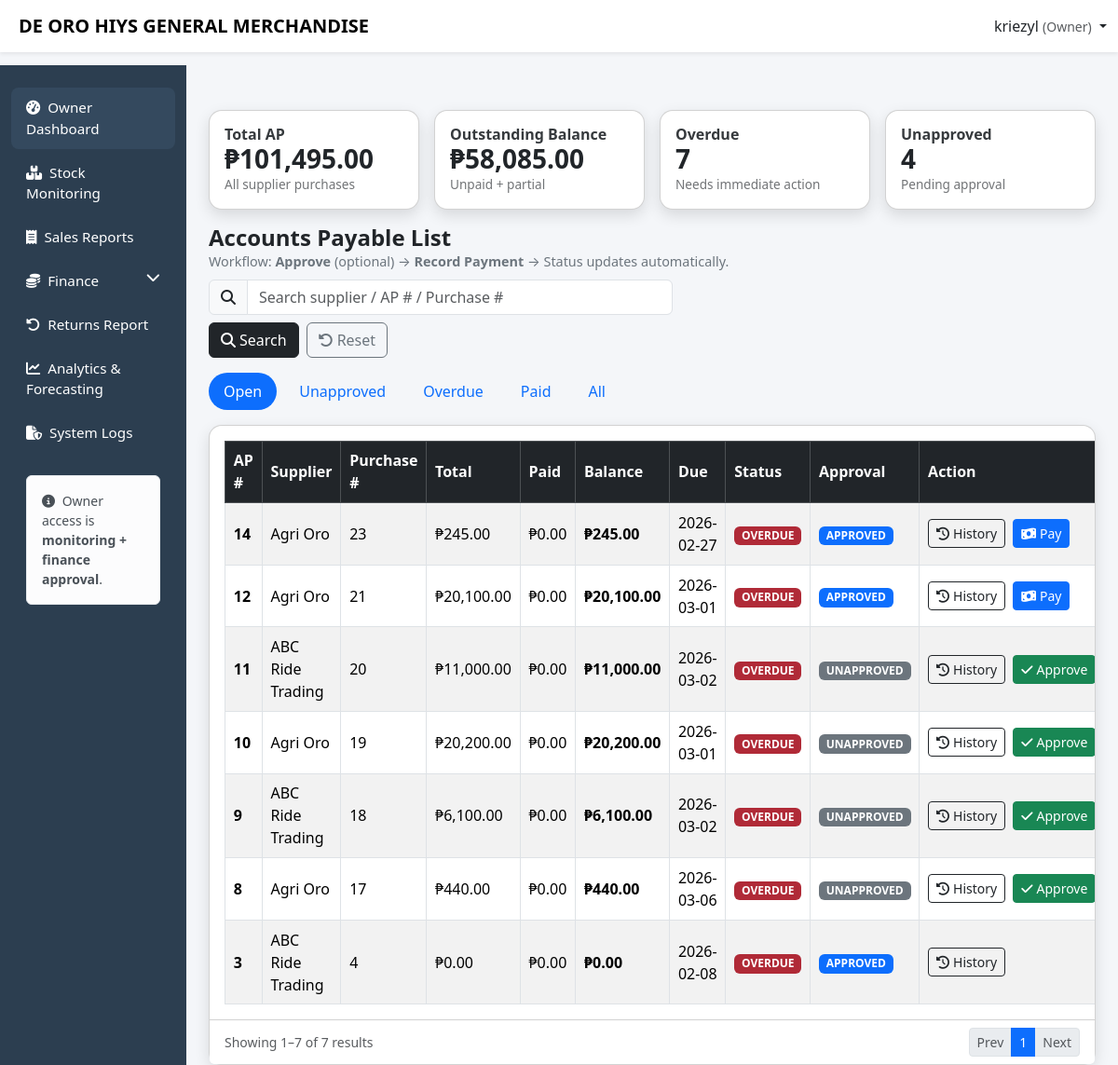
The page /ricesales_stock_monitoring/capstone/owner/supplier_payables.php (signed in) on the database its author committed.
### tables this page shows
CREATE TABLE `account_payable` (
  `ap_id` int(11) NOT NULL,
  `purchase_id` int(11) DEFAULT NULL,
  `supplier_id` int(11) DEFAULT NULL,
  `total_amount` decimal(10,2) DEFAULT NULL,
  `amount_paid` decimal(10,2) DEFAULT NULL,
  `balance` decimal(10,2) DEFAULT NULL,
  `due_date` date DEFAULT NULL,
  `status` enum('paid','unpaid','partial','overdue') DEFAULT NULL,
  `approved` tinyint(1) NOT NULL DEFAULT 0,
  `approved_by` int(11) DEFAULT NULL,
  `approved_at` timestamp NULL DEFAULT NULL,
  `created_at` timestamp NOT NULL DEFAULT current_timestamp()
);

CREATE TABLE `suppliers` (
  `supplier_id` int(11) NOT NULL,
  `name` varchar(100) NOT NULL,
  `phone` varchar(20) DEFAULT NULL,
  `address` text DEFAULT NULL,
  `created_at` timestamp NOT NULL DEFAULT current_timestamp(),
  `status` enum('active','inactive') DEFAULT 'active',
  `contact` varchar(50) DEFAULT NULL
);

### ricesales_stock_monitoring/capstone/owner/supplier_payables.php (the view, shortened to what this page needs)
<?php
include "../config/db.php";
$username = $_SESSION['username'] ?? 'Owner';
function columnExists(mysqli $conn, string $table, string $column): bool {
  $tableEsc = $conn->real_escape_string($table);
  $colEsc = $conn->real_escape_string($column);
  $dbRes = $conn->query("SELECT DATABASE() AS dbname");
  $db = $dbRes ? ($dbRes->fetch_assoc()['dbname'] ?? '') : '';
  $dbEsc = $conn->real_escape_string($db);
  $q = $conn->query("
    SELECT 1
    FROM information_schema.COLUMNS
    WHERE TABLE_SCHEMA = '$dbEsc' AND TABLE_NAME = '$tableEsc' AND COLUMN_NAME = '$colEsc'
    LIMIT 1
  ");
  return $q && $q->num_rows > 0;
}
function f($v): float { return (float)($v ?? 0); }
$hasApproved = columnExists($conn, "account_payable", "approved");
$hasApprovedBy = columnExists($conn, "account_payable", "approved_by");
$hasApprovedAt = columnExists($conn, "account_payable", "approved_at");
$filter = strtolower(trim($_GET['filter'] ?? 'open'));
$search = trim($_GET['q'] ?? '');
$page = (int)($_GET['page'] ?? 1);
$perPage = 10;
$offset = ($page - 1) * $perPage;
$where = "1=1";
if($filter === 'open'){
  $where .= " AND ap.status IN ('unpaid','partial','overdue')";
} elseif($filter === 'unapproved'){
  if($hasApproved){
    $where .= " AND ap.approved = 0 AND ap.status IN ('unpaid','partial','overdue')";
  } else {
    $where .= " AND ap.status IN ('unpaid','partial','overdue')";
  }
} elseif($filter === 'overdue'){
  $where .= " AND (ap.status='overdue' OR (ap.due_date IS NOT NULL AND ap.due_date < CURDATE() AND ap.status <> 'paid'))";
} elseif($filter === 'paid'){
  $where .= " AND ap.status='paid'";
} elseif($filter === 'all'){
  $where .= " AND 1=1";
}
$sumSelect = "
  SELECT
    IFNULL(SUM(ap.total_amount),0) AS total_ap,
    IFNULL(SUM(ap.balance),0) AS balance_ap,
    SUM(CASE WHEN ap.status='unpaid' THEN 1 ELSE 0 END) AS cnt_unpaid,
    SUM(CASE WHEN ap.status='partial' THEN 1 ELSE 0 END) AS cnt_partial,
    SUM(CASE WHEN ap.status='paid' THEN 1 ELSE 0 END) AS cnt_paid,
    SUM(CASE WHEN ap.status='overdue' OR (ap.due_date IS NOT NULL AND ap.due_date < CURDATE() AND ap.status <> 'paid') THEN 1 ELSE 0 END) AS cnt_overdue
";
if($hasApproved){
  $sumSelect .= ", SUM(CASE WHEN ap.approved=0 AND ap.status <> 'paid' THEN 1 ELSE 0 END) AS cnt_unapproved";
} else {
  $sumSelect .= ", 0 AS cnt_unapproved";
}
$summary = $conn->query("
  $sumSelect
  FROM account_payable ap
  LEFT JOIN suppliers sup ON ap.supplier_id = sup.supplier_id
")->fetch_assoc() ?? [];
$total_ap = f($summary['total_ap']);
$bal_ap   = f($summary['balance_ap']);
$listSelect = "
  SELECT
    ap.ap_id, ap.purchase_id, ap.supplier_id, ap.total_amount, ap.amount_paid, ap.balance, ap.due_date, ap.status, ap.created_at,
    sup.name AS supplier_name
";
if($hasApproved) $listSelect .= ", ap.approved";
if($hasApprovedBy) $listSelect .= ", ap.approved_by";
if($hasApprovedAt) $listSelect .= ", ap.approved_at";
$listSql = "
  $listSelect
  FROM account_payable ap
  LEFT JOIN suppliers sup ON ap.supplier_id = sup.supplier_id
  WHERE $where
  ORDER BY ap.created_at DESC
  LIMIT $perPage OFFSET $offset
";
$payables = $conn->query($listSql);
$countRes = $conn->query("
  SELECT COUNT(*) AS cnt
  FROM account_payable ap
  LEFT JOIN suppliers sup ON ap.supplier_id = sup.supplier_id
  WHERE $where
")->fetch_assoc();
$totalRows = (int)($countRes['cnt'] ?? 0);
$totalPages = (int)ceil($totalRows / $perPage);
?>
<!DOCTYPE html>
<html lang="en">
<head>
<link href="https://cdn.jsdelivr.net/npm/bootstrap@5.3.2/dist/css/bootstrap.min.css" rel="stylesheet">
<link href="https://cdnjs.cloudflare.com/ajax/libs/font-awesome/6.5.1/css/all.min.css" rel="stylesheet">
<link href="../css/layout.css" rel="stylesheet">
</head>
<body>
<nav class="navbar navbar-expand-lg navbar-light bg-white shadow-sm fixed-top">
  <div class="container-fluid">
    <span class="navbar-brand fw-bold ms-2">DE ORO HIYS GENERAL MERCHANDISE</span>
    <div class="ms-auto dropdown">
      <a class="nav-link dropdown-toggle" data-bs-toggle="dropdown">
        <?= htmlspecialchars($username) ?> <small class="text-muted">(Owner)</small>
      </a>
    </div>
  </div>
</nav>
<div class="container-fluid">
<div class="row">
<?php include '../includes/owner_sidebar.php'; ?>
<main class="col-lg-10 ms-sm-auto px-4 main-content">
<div class="py-4"></div>
  <div class="row g-3 mb-3">
    <div class="col-12 col-md-6 col-xl-3">
      <div class="card modern-card card-kpi p-3">
        <h6>Total AP</h6>
        <h3>₱<?= number_format($total_ap,2) ?></h3>
        <div class="kpi-sub text-muted">All supplier purchases</div>
      </div>
    </div>
    <div class="col-12 col-md-6 col-xl-3">
      <div class="card modern-card card-kpi p-3">
        <h6>Outstanding Balance</h6>
        <h3>₱<?= number_format($bal_ap,2) ?></h3>
        <div class="kpi-sub text-muted">Unpaid + partial</div>
      </div>
    </div>
    <div class="col-12 col-md-6 col-xl-3">
      <div class="card modern-card card-kpi p-3">
        <h6>Overdue</h6>
        <h3><?= (int)($summary['cnt_overdue'] ?? 0) ?></h3>
        <div class="kpi-sub text-muted">Needs immediate action</div>
      </div>
    </div>
    <div class="col-12 col-md-6 col-xl-3">
      <div class="card modern-card card-kpi p-3">
        <h6>Unapproved</h6>
        <h3><?= (int)($summary['cnt_unapproved'] ?? 0) ?></h3>
        <div class="kpi-sub text-muted"><?= $hasApproved ? "Pending approval" : "Approval not enabled" ?></div>
      </div>
    </div>
  </div>
  <div class="d-flex flex-wrap align-items-center justify-content-between gap-2 mb-3">
    <div>
      <h4 class="fw-bold mb-0">Accounts Payable List</h4>
      <div class="small-muted">
        Workflow: <b>Approve</b> (optional) → <b>Record Payment</b> → Status updates automatically.
      </div>
    </div>
    <form method="GET" class="d-flex flex-wrap gap-2 align-items-center">
      <div class="input-group">
        <span class="input-group-text"><i class="fa-solid fa-magnifying-glass"></i></span>
        <input type="text" name="q" class="form-control" placeholder="Search supplier / AP # / Purchase #"
               value="<?= htmlspecialchars($search) ?>">
      </div>
      <button class="btn btn-dark" type="submit"><i class="fa-solid fa-search me-1"></i>Search</button>
      <a class="btn btn-outline-secondary" href="supplier_payables.php"><i class="fa-solid fa-rotate-left me-1"></i>Reset</a>
    </form>
  </div>
  <div class="mb-3">
    <div class="nav nav-pills gap-2">
      <a class="nav-link <?= $filter==='open'?'active':'' ?>" href="?filter=open&q=<?= urlencode($search) ?>">Open</a>
      <a class="nav-link <?= $filter==='unapproved'?'active':'' ?>" href="?filter=unapproved&q=<?= urlencode($search) ?>">Unapproved</a>
      <a class="nav-link <?= $filter==='overdue'?'active':'' ?>" href="?filter=overdue&q=<?= urlencode($search) ?>">Overdue</a>
      <a class="nav-link <?= $filter==='paid'?'active':'' ?>" href="?filter=paid&q=<?= urlencode($search) ?>">Paid</a>
      <a class="nav-link <?= $filter==='all'?'active':'' ?>" href="?filter=all&q=<?= urlencode($search) ?>">All</a>
    </div>
  </div>
  <div class="card modern-card">
    <div class="card-body table-responsive">
      <table class="table table-striped table-bordered mb-0">
        <thead class="table-dark">
          <tr>
            <th style="width:70px;">AP #</th>
            <th>Supplier</th>
            <th style="width:100px;">Purchase #</th>
            <th style="width:130px;">Total</th>
            <th style="width:130px;">Paid</th>
            <th style="width:130px;">Balance</th>
            <th style="width:120px;">Due</th>
            <th style="width:120px;">Status</th>
            <th style="width:130px;">Approval</th>
            <th style="min-width:280px;">Action</th>
          </tr>
        </thead>
        <tbody>
          <?php if($payables && $payables->num_rows > 0): ?>
            <?php while($row = $payables->fetch_assoc()): ?>
              <?php
                $ap_id = (int)$row['ap_id'];
                $supplierName = $row['supplier_name'] ?? 'N/A';
                $status = strtolower($row['status'] ?? 'unpaid');
                $balance = f($row['balance']);
                $due = $row['due_date'] ?? '';
                $isDuePast = false;
                if($due && $status !== 'paid'){
                  $isDuePast = (strtotime($due) < strtotime(date('Y-m-d')));
                }
                $statusBadge = 'badge-unpaid';
                if($status === 'paid') $statusBadge = 'badge-paid';
                else if($status === 'partial') $statusBadge = 'badge-partial';
                else if($status === 'overdue' || $isDuePast) $statusBadge = 'badge-overdue';
                $approved = $hasApproved ? ((int)($row['approved'] ?? 0) === 1) : true;
                $approvalBadge = $approved ? "badge-approved" : "badge-unapproved";
                $approvalText  = $approved ? "APPROVED" : "UNAPPROVED";
              ?>
              <tr>
                <td class="fw-bold"><?= $ap_id ?></td>
                <td><?= htmlspecialchars($supplierName) ?></td>
                <td><?= (int)($row['purchase_id'] ?? 0) ?></td>
                <td>₱<?= number_format(f($row['total_amount']),2) ?></td>
                <td>₱<?= number_format(f($row['amount_paid']),2) ?></td>
                <td class="fw-bold">₱<?= number_format($balance,2) ?></td>
                <td><?= htmlspecialchars($due) ?></td>
                <td><span class="badge <?= $statusBadge ?>"><?= strtoupper($isDuePast && $status!=='paid' ? 'overdue' : $status) ?></span></td>
                <td>
                  <span class="badge <?= $approvalBadge ?>"><?= $hasApproved ? $approvalText : "N/A" ?></span>
                </td>
                <td>
                  <div class="d-flex flex-wrap gap-2">
                    <a class="btn btn-sm btn-outline-dark"
                       href="?filter=<?= urlencode($filter) ?>&q=<?= urlencode($search) ?>&page=<?= (int)$page ?>&view=<?= $ap_id ?>">
                      <i class="fa-solid fa-clock-rotate-left me-1"></i>History
                    </a>
                    <?php if($hasApproved && !$approved && $status !== 'paid'): ?>
                      <form method="POST" class="m-0">
                        <button class="btn btn-sm btn-success" type="submit" name="approve_ap">
                          <i class="fa-solid fa-check me-1"></i>Approve
                        </button>
                      </form>
                    <?php endif; ?>
                    <?php if($approved && $status !== 'paid' && $balance > 0): ?>
                      <button class="btn btn-sm btn-primary" type="button"
                              data-bs-toggle="collapse" data-bs-target="#payForm<?= $ap_id ?>">
                        <i class="fa-solid fa-money-bill-wave me-1"></i>Pay
                      </button>
                    <?php endif; ?>
                  </div>
                </td>
              </tr>
            <?php endwhile; ?>
          <?php else: ?>
            <tr><td colspan="10" class="text-center text-muted">No payables found.</td></tr>
          <?php endif; ?>
        </tbody>
      </table>
    </div>
    <div class="card-footer bg-white d-flex flex-wrap justify-content-between align-items-center gap-2">
      <div class="small text-muted">
        Showing <?= min($totalRows, $offset + 1) ?>–<?= min($totalRows, $offset + $perPage) ?> of <?= $totalRows ?> results
      </div>
      <nav>
        <ul class="pagination pagination-sm mb-0">
          <?php
            $base = "supplier_payables.php?filter=".urlencode($filter)."&q=".urlencode($search);
          ?>
          <li class="page-item <?= $page<=1?'disabled':'' ?>">
            <a class="page-link" href="<?= $base ?>&page=<?= max(1,$page-1) ?>">Prev</a>
          </li>
          <?php
            $start = max(1, $page - 2);
            $end   = min($totalPages, $page + 2);
            for($i=$start; $i<=$end; $i++):
          ?>
            <li class="page-item <?= $i===$page?'active':'' ?>">
              <a class="page-link" href="<?= $base ?>&page=<?= $i ?>"><?= $i ?></a>
            </li>
          <?php endfor; ?>
          <li class="page-item <?= $page>=$totalPages?'disabled':'' ?>">
            <a class="page-link" href="<?= $base ?>&page=<?= min($totalPages,$page+1) ?>">Next</a>
          </li>
        </ul>
      </nav>
    </div>
  </div>
</div>
</body>
</html>

### ricesales_stock_monitoring/capstone/css/layout.css (style rules this page uses)
body { background:#f4f6f9; padding-top: 60px; }
.modern-card { border-radius:14px; box-shadow:0 6px 16px rgba(0,0,0,.12); transition:.3s; }
.main-content { padding-top:0px; }
.table td, .table th { padding:0.55rem; vertical-align: middle; }
.table td,.table th { vertical-align:middle; }
.small-muted { color:#6c757d; font-size:.85rem; }
table td, .table th { padding:0.55rem; vertical-align: middle; }
body { background:#f4f6f9; padding-top:70px; }
.modern-card { border-radius:14px; box-shadow:0 6px 16px rgba(0,0,0,.12); }
.table td, .table th { vertical-align: middle; }
.small-muted { font-size:.9rem; color:#6c757d; }
.badge-unapproved { background:#6c757d; }
.badge-approved { background:#0d6efd; }
.badge-overdue { background:#b02a37; }
.card-kpi h6 { margin:0; opacity:.9; font-weight:600; }
.card-kpi h3 { margin:0; font-weight:800; }
.kpi-sub { font-size:.85rem; opacity:.85; }
.nav-pills .nav-link { border-radius:999px; }

### rows shown on the page
account_payable: ap_id "14", supplier.name "Agri Oro", purchase "23", total_amount "245.00", amount_paid "0.00", balance "245.00", due_date "2026-02-27", due_date+status "OVERDUE", approved "APPROVED"
account_payable: ap_id "12", supplier.name "Agri Oro", purchase "21", total_amount "20,100.00", amount_paid "0.00", balance "20,100.00", due_date "2026-03-01", due_date+status "OVERDUE", approved "APPROVED"
account_payable: ap_id "11", supplier.name "ABC Ride Trading", purchase "20", total_amount "11,000.00", amount_paid "0.00", balance "11,000.00", due_date "2026-03-02", due_date+status "OVERDUE", approved "UNAPPROVED"
account_payable: ap_id "10", supplier.name "Agri Oro", purchase "19", total_amount "20,200.00", amount_paid "0.00", balance "20,200.00", due_date "2026-03-01", due_date+status "OVERDUE", approved "UNAPPROVED"
account_payable: ap_id "9", supplier.name "ABC Ride Trading", purchase "18", total_amount "6,100.00", amount_paid "0.00", balance "6,100.00", due_date "2026-03-02", due_date+status "OVERDUE", approved "UNAPPROVED"
account_payable: ap_id "8", supplier.name "Agri Oro", purchase "17", total_amount "440.00", amount_paid "0.00", balance "440.00", due_date "2026-03-06", due_date+status "OVERDUE", approved "UNAPPROVED"
account_payable: ap_id "3", supplier.name "ABC Ride Trading", purchase "4", total_amount "0.00", amount_paid "0.00", balance "0.00", due_date "2026-02-08", due_date+status "OVERDUE", approved "APPROVED"

### other values the page prints
$username "kriezyl"
$total_ap "101,495.00"
$bal_ap "58,085.00"
$summary['cnt_overdue'] "7"
$summary['cnt_unapproved'] "4"
min($totalRows, $offset + 1) "1"
min($totalRows, $offset + $perPage) "7"
$totalRows "7"
